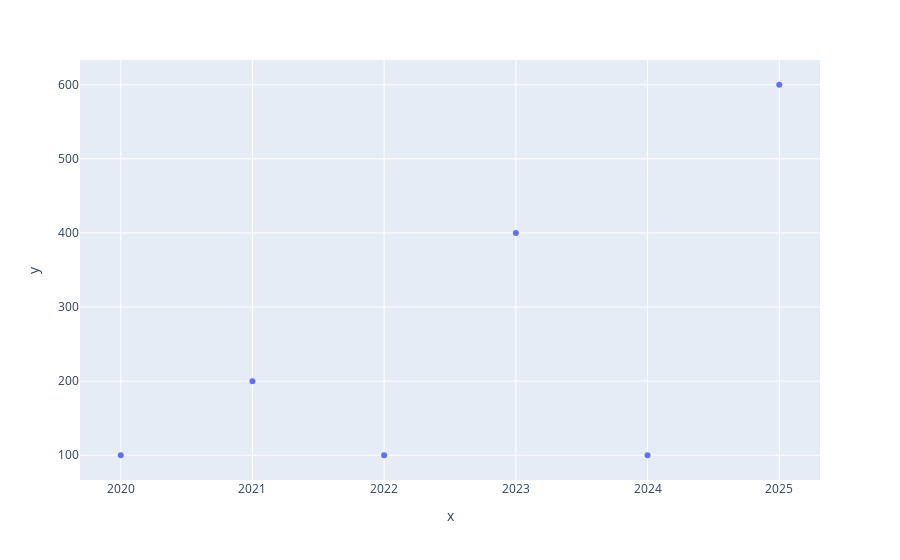

Source (notebook cell):
### Code cell
dados_x = [2020, 2021, 2022, 2023, 2024, 2025]
dados_y = [100, 200, 100, 400, 100, 600]

scatter = px.scatter(x = dados_x, y = dados_y)
scatter.show()

### Figure 1 — Plotly figure (JSON) as saved in the notebook; plotly's stock layout.template omitted (floating-point values rounded to 4 significant figures)
{"data": [{"hovertemplate": "x=%{x}<br>y=%{y}<extra></extra>", "legendgroup": "", "marker": {"color": "#636efa", "symbol": "circle"}, "mode": "markers", "name": "", "orientation": "v", "showlegend": false, "type": "scatter", "x": [2020, 2021, 2022, 2023, 2024, 2025], "xaxis": "x", "y": [100, 200, 100, 400, 100, 600], "yaxis": "y"}], "layout": {"legend": {"tracegroupgap": 0}, "margin": {"t": 60}, "xaxis": {"anchor": "y", "domain": [0, 1], "title": {"text": "x"}}, "yaxis": {"anchor": "x", "domain": [0, 1], "title": {"text": "y"}}}}
